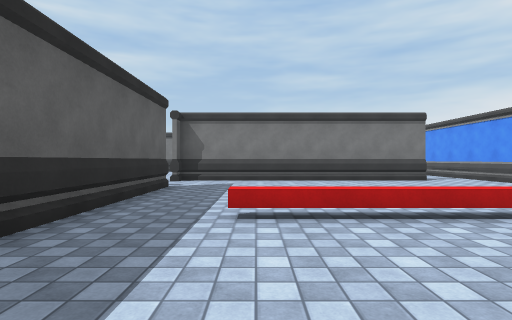
view 1 (above)

20 first-person views from a walk through a scene from a Unity 3-D project. The camera is 1.2 m above the floor, looks level and sees 80° across. The floor is counted in squares, 2 m on a side. Each view is taken from the middle of a square. On the plan, view 1 faces up. The plan holds only what a view shows up to about 9 squares ahead; the rest is blank. The place goes on beyond the plan. The player is left out. Surface patterns are stand-ins for the level's own textures.

view 2
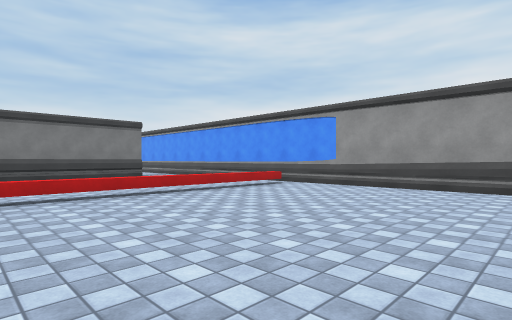

view 3
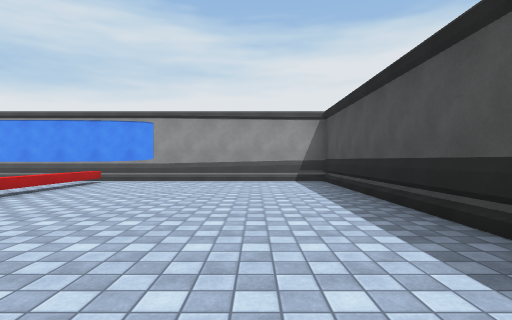

view 4
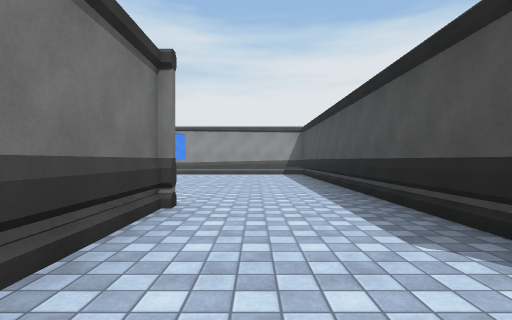

view 5
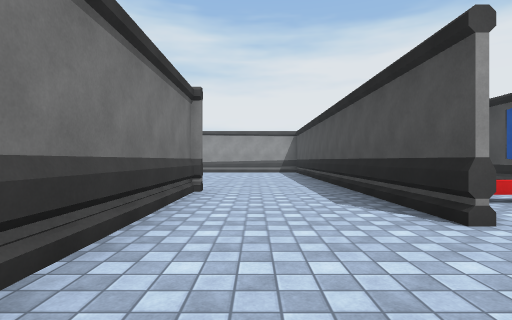

view 6
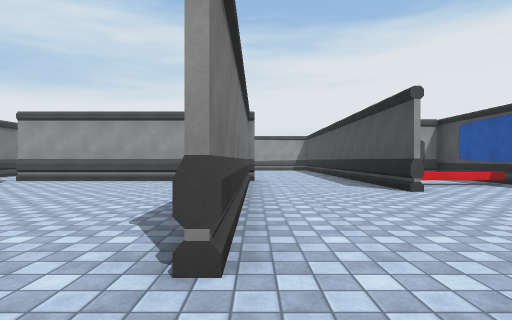

view 7
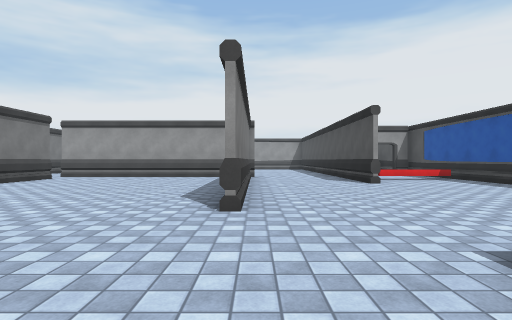

view 8
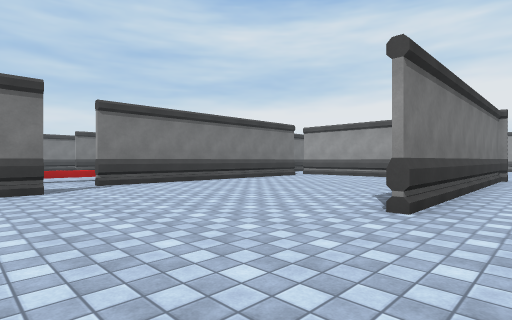

view 9
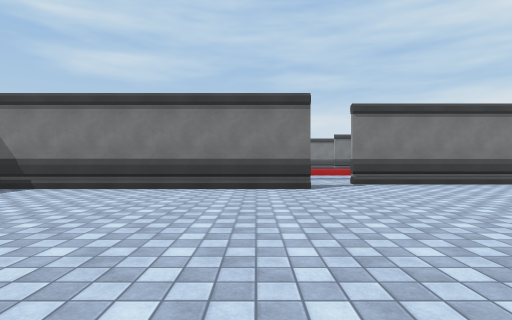

view 10
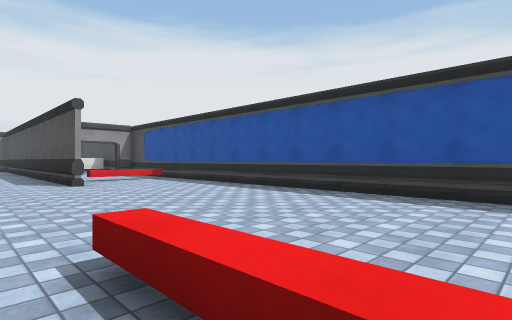

view 11
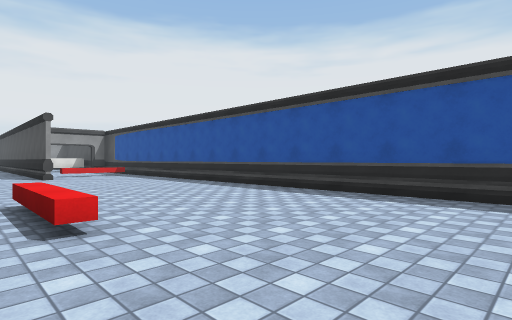

view 12
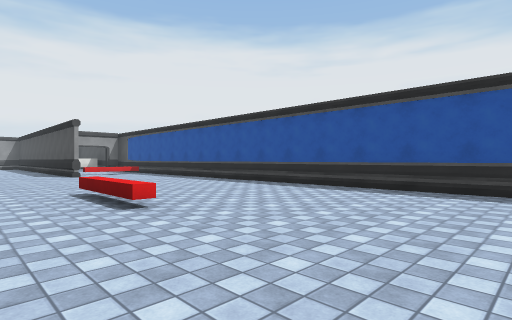

view 13
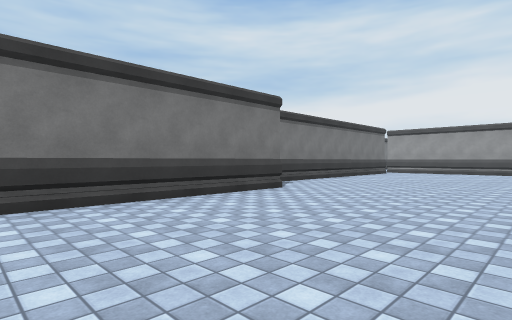

view 14
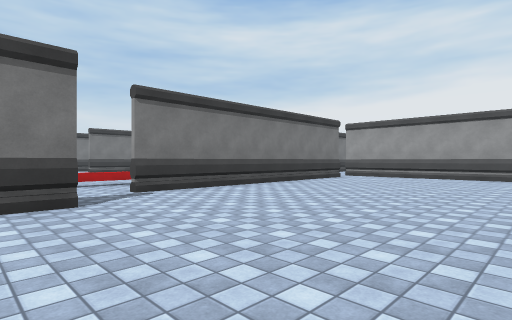

view 15
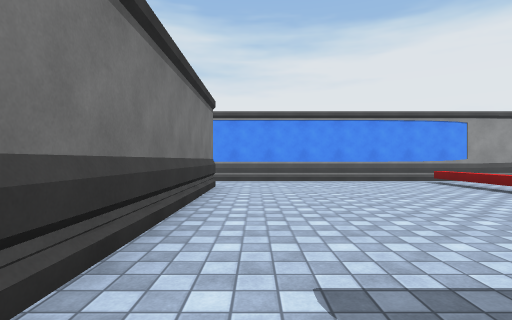

view 16
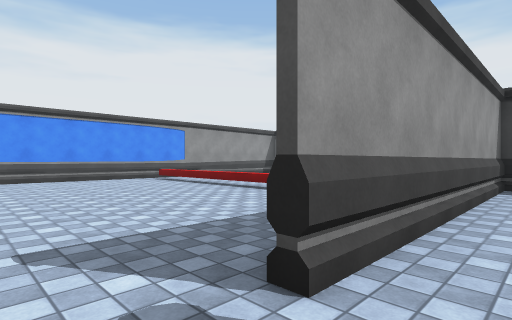

view 17
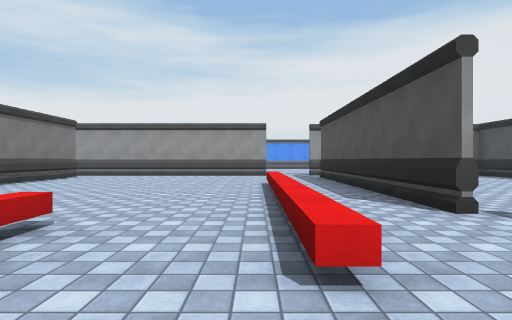

view 18
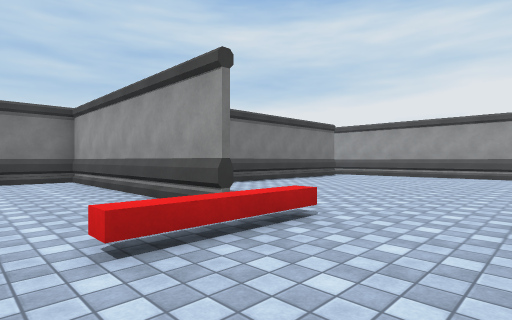

view 19
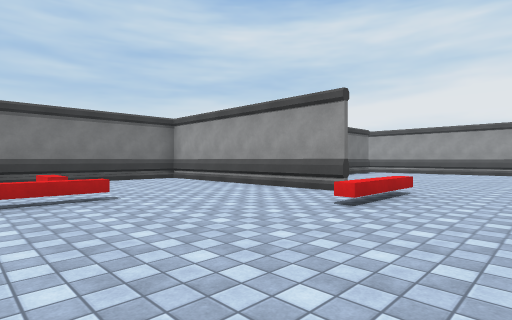

view 20
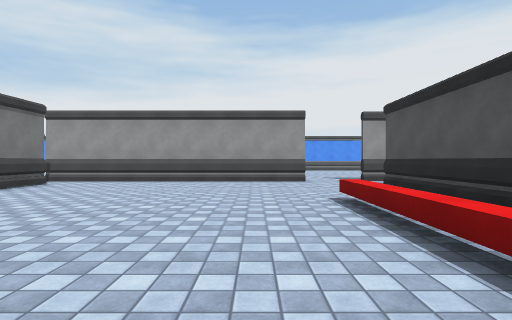

### Floor plan
Key: @ floor where view 1 was taken; # wall or solid block; . floor; = window, fence, low wall or low ledge; ^ raised ledge.
Columns run from 17 left of view 1 to 7 right of it. Each row starts with its distance up from view 1.
 18  ######
 17    ...#
 16   ....#
 15  .....# .#####.#
 14 ^^....#........#
 13 ......#........#
 12 ......#........#
 11 ....^^.........#
 10 ...............#
  9 .....^^^^^^....#######..#
  8     ....................#
  7      ..#######..........#
  6 ######.........#........#
  5 ...............#........#
  4 ...............#........#
  3 ...............#.^^^^^^=#
  2 ...............#........#
  1 ...............#........#
  0 ........########.@......#
 -1 ........................#
 -2 ....^^..................#
 -3 ............#############
 -4 .............^.
 -5 .............^..
 -6  ............####
 -7  #############

Where each view was taken, in squares from view 1:
view 1: 0 up, 0 right, facing up
view 2: 2 down, 0 right, facing up-right
view 3: 1 down, 2 left, facing right
view 4: 1 down, 6 left, facing right
view 5: 1 down, 8 left, facing right
view 6: 0 up, 11 left, facing right
view 7: 0 up, 13 left, facing right
view 8: 1 down, 13 left, facing up-right
view 9: 1 down, 13 left, facing up
view 10: 1 down, 13 left, facing down-right
view 11: 1 down, 16 left, facing down-right
view 12: 0 up, 17 left, facing down-right
view 13: 1 up, 17 left, facing up-right
view 14: 1 up, 13 left, facing up-right
view 15: 8 up, 2 left, facing right
view 16: 8 up, 3 left, facing down-right
view 17: 9 up, 14 left, facing right
view 18: 9 up, 14 left, facing up-right
view 19: 9 up, 17 left, facing up-right
view 20: 10 up, 11 left, facing right
